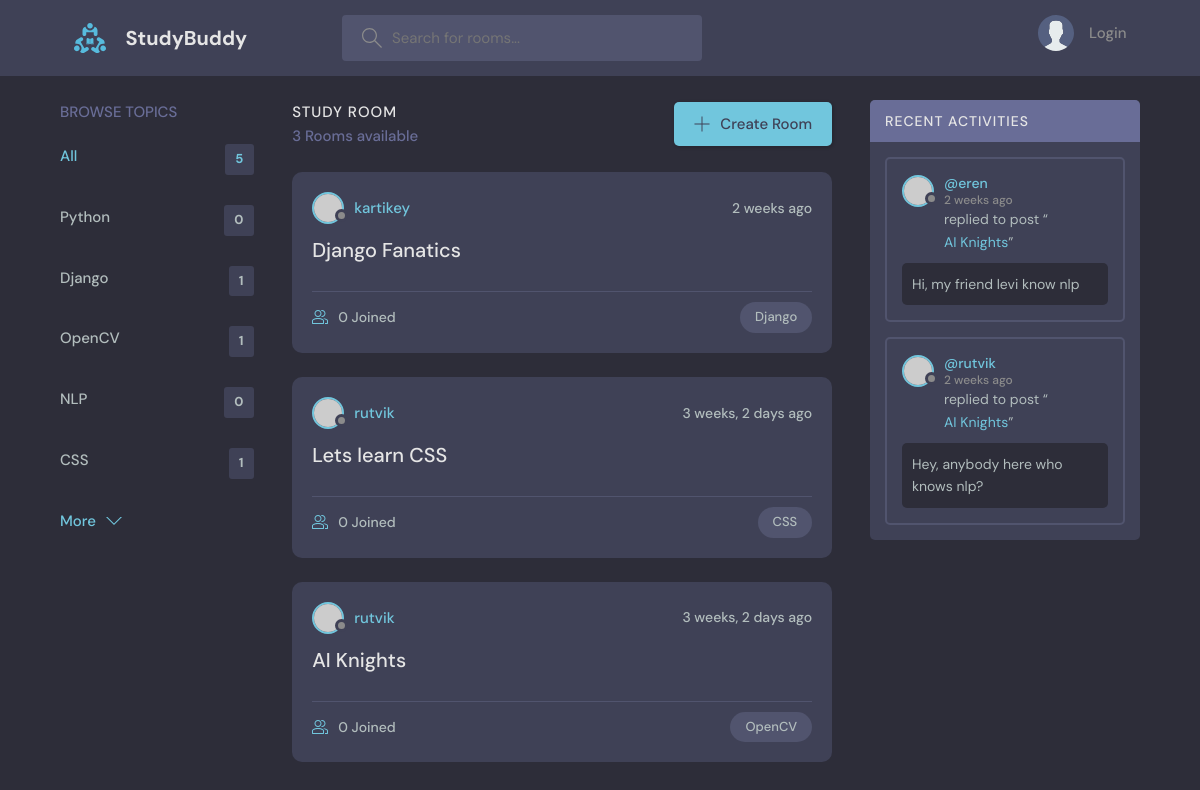
/, run on an earlier commit of the app's database.
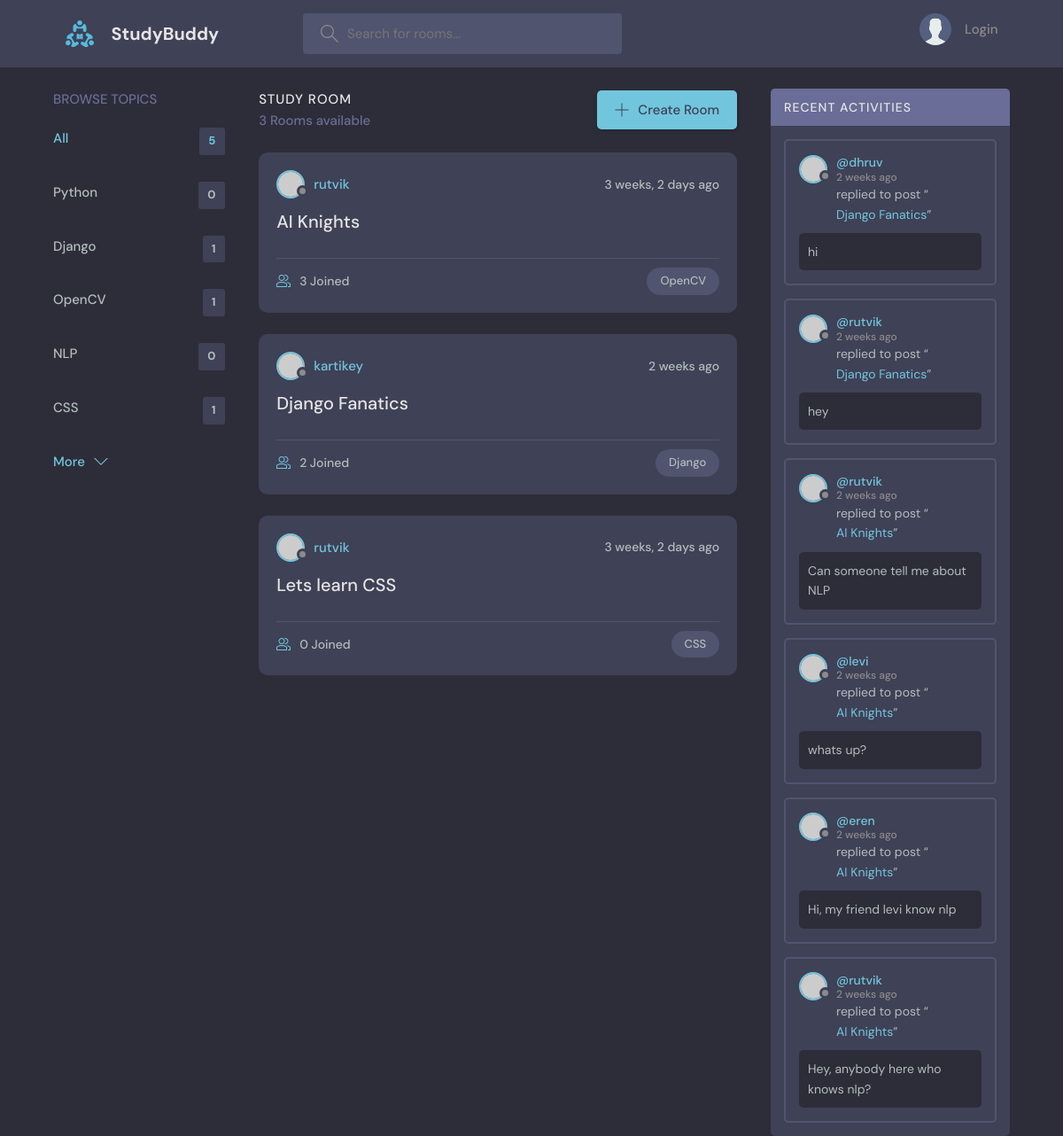
And on a later commit of the database.
### base/models.py (models this page shows, shortened)
class Topic(models.Model):
    name = models.CharField(max_length=200)

class Room(models.Model):
    host = models.ForeignKey(User, on_delete=models.SET_NULL, null=True)
    topic = models.ForeignKey(Topic, on_delete=models.SET_NULL, null=True)
    name = models.CharField(max_length=200)
    description = models.TextField(null=True, blank=True)
    participants = models.ManyToManyField(User, related_name='participants', blank=True)
    updated = models.DateTimeField(auto_now=True)
    created = models.DateTimeField(auto_now_add=True)
    class Meta:
        ordering = ['-updated', '-created']
    def __str__(self) -> str:
        return self.name

class Message(models.Model):
    user = models.ForeignKey(User, on_delete=models.CASCADE)
    room = models.ForeignKey(Room, on_delete=models.CASCADE)
    body = models.TextField()
    updated = models.DateTimeField(auto_now=True)
    created = models.DateTimeField(auto_now_add=True)
    class Meta:
        ordering = ['-updated', '-created']

### base/views.py (the view)
# urls.py: path('', views.home, name="home"),
def home(request):
    q = request.GET.get('q') if request.GET.get('q') != None else ''
    rooms = Room.objects.filter(
        Q(topic__name__icontains=q) |
        Q(name__icontains=q) |
        Q(description__icontains=q)
        )
    topics = Topic.objects.all()[0:5]
    room_count = rooms.count()
    room_messages = Message.objects.filter(Q(room__topic__name__icontains=q))
    context = {'rooms': rooms, 'topics': topics,  'room_count': room_count, 'room_messages': room_messages}
    return render(request, 'base/home.html', context)

### base/templates/base/home.html (shortened to what this page needs)
{% extends 'main.html' %}
{% block content %}
<main class="layout layout--3">
  <div class="container">
    {% include 'base/topics_component.html' %}
    <div class="roomList">
      <div class="roomList__header">
        <div>
          <h2>Study Room</h2>
          <p>{{room_count}} Rooms available</p>
        </div>
        <a class="btn btn--main" href="{% url 'create-room' %}">
          <svg version="1.1" xmlns="http://www.w3.org/2000/svg" width="32" height="32" viewBox="0 0 32 32">
            <title>add</title>
            <path
              d="M16.943 0.943h-1.885v14.115h-14.115v1.885h14.115v14.115h1.885v-14.115h14.115v-1.885h-14.115v-14.115z">
            </path>
          </svg>
          Create Room
        </a>
      </div>
      {% include 'base/feed_component.html' %}
    </div>
    {% include 'base/activity_component.html' %}
  </div>
</main>
{% endblock %}

### base/templates/base/topics_component.html
<div class="topics">
    <div class="topics__header">
      <h2>Browse Topics</h2>
    </div>
    <ul class="topics__list">
      <li>
        <a href="{% url 'home' %}" class="active">All <span>{{topics.count}}</span></a>
      </li>
      {% for topic in topics %}
      <li>
        <a href="{% url 'home' %}?q={{topic.name}}">{{topic.name}} <span>{{topic.room_set.all.count}}</span></a>
      </li>
      {% endfor %}
    </ul>
    <a class="btn btn--link" href="{% url 'topics' %}">
      More
      <svg version="1.1" xmlns="http://www.w3.org/2000/svg" width="32" height="32" viewBox="0 0 32 32">
        <title>chevron-down</title>
        <path d="M16 21l-13-13h-3l16 16 16-16h-3l-13 13z"></path>
      </svg>
    </a>
  </div>

### base/templates/base/feed_component.html (shortened to what this page needs)
{% for room in rooms %}
<div class="roomListRoom">
    <div class="roomListRoom__header">
        <a href="{% url 'user-profile' room.host.id %}" class="roomListRoom__author">
            <div class="avatar avatar--small">
                <img src="https://randomuser.me/api/portraits/women/11.jpg" />
            </div>
            <span>{{room.host.username}}</span>
        </a>
        <div class="roomListRoom__actions">
            <span>{{room.created|timesince}} ago</span>
        </div>
    </div>
    <div class="roomListRoom__content">
        <a href="{% url 'room' room.id %}">{{room.name}}</a>
    </div>
    <div class="roomListRoom__meta">
        <a href="{% url 'room' room.id %}" class="roomListRoom__joined">
            {{room.participants.all.count}} Joined
        </a>
        <p class="roomListRoom__topic">{{room.topic.name}}</p>
    </div>
</div>
{% endfor%}

### base/templates/base/activity_component.html (shortened to what this page needs)
<div class="activities">
    <div class="activities__header">
        <h2>Recent Activities</h2>
    </div>
    {% for message in room_messages %}
    <div class="activities__box">
        <div class="activities__boxHeader roomListRoom__header">
            <a href="{% url 'user-profile' message.user.id %}" class="roomListRoom__author">
                <div class="avatar avatar--small">
                    <img src="https://randomuser.me/api/portraits/women/11.jpg" />
                </div>
                <p>
                    @{{message.user}}
                    <span>{{message.created|timesince}} ago</span>
                </p>
            </a>
        </div>
        <div class="activities__boxContent">
            <p>replied to post “<a href="{% url 'room' message.room.id %}">{{message.room}}</a>”</p>
            <div class="activities__boxRoomContent">
                {{message.body}}
            </div>
        </div>
    </div>
    {% endfor %}
</div>

What changed in the data, as far as the page shows it:
changed Room "AI Knights": participants.all.count "0" → "3"; moves up the list
computed for Room "Django Fanatics": participants.all.count "0" → "2"
added Message: user "dhruv", created "2 weeks", room "Django Fanatics", body "hi"
added Message: user "rutvik", created "2 weeks", room "Django Fanatics", body "hey"
added Message: user "rutvik", created "2 weeks", room "AI Knights", body "Can someone tell me about NLP"
added Message: user "levi", created "2 weeks", room "AI Knights", body "whats up?"
